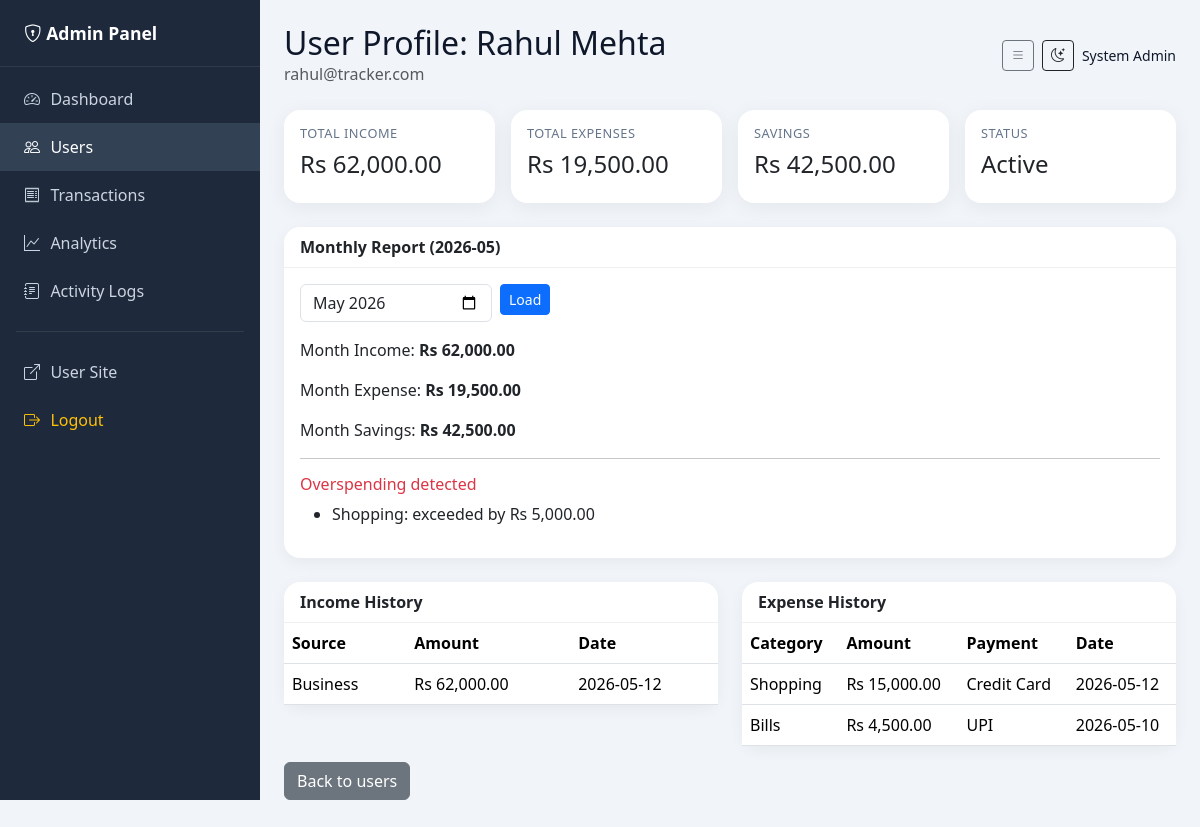
Screenshot of /admin/user_view.php?id=4 (signed in) with the database file from the repository.
### tables this page shows
CREATE TABLE budgets (
    id INT AUTO_INCREMENT PRIMARY KEY,
    user_id INT NOT NULL,
    category_id INT NOT NULL,
    month_year CHAR(7) NOT NULL,
    budget_amount DECIMAL(12,2) NOT NULL CHECK (budget_amount >= 0),
    created_at TIMESTAMP DEFAULT CURRENT_TIMESTAMP,
    CONSTRAINT fk_budget_user FOREIGN KEY (user_id) REFERENCES users(id) ON DELETE CASCADE,
    CONSTRAINT fk_budget_category FOREIGN KEY (category_id) REFERENCES categories(id),
    CONSTRAINT uq_budget_user_category_month UNIQUE (user_id, category_id, month_year)
);

CREATE TABLE categories (
    id INT AUTO_INCREMENT PRIMARY KEY,
    name VARCHAR(60) NOT NULL UNIQUE,
    INDEX idx_categories_name (name)
);

CREATE TABLE income (
    id INT AUTO_INCREMENT PRIMARY KEY,
    user_id INT NOT NULL,
    source VARCHAR(100) NOT NULL,
    amount DECIMAL(12,2) NOT NULL CHECK (amount >= 0),
    date DATE NOT NULL,
    description VARCHAR(255),
    created_at TIMESTAMP DEFAULT CURRENT_TIMESTAMP,
    CONSTRAINT fk_income_user FOREIGN KEY (user_id) REFERENCES users(id) ON DELETE CASCADE,
    INDEX idx_income_user_date (user_id, date),
    INDEX idx_income_date (date)
);

CREATE TABLE expenses (
    id INT AUTO_INCREMENT PRIMARY KEY,
    user_id INT NOT NULL,
    category_id INT NOT NULL,
    amount DECIMAL(12,2) NOT NULL CHECK (amount >= 0),
    payment_method ENUM('Cash', 'UPI', 'Debit Card', 'Credit Card', 'Net Banking') NOT NULL,
    date DATE NOT NULL,
    description VARCHAR(255),
    created_at TIMESTAMP DEFAULT CURRENT_TIMESTAMP,
    CONSTRAINT fk_expense_user FOREIGN KEY (user_id) REFERENCES users(id) ON DELETE CASCADE,
    CONSTRAINT fk_expense_category FOREIGN KEY (category_id) REFERENCES categories(id),
    INDEX idx_expense_user_date (user_id, date),
    INDEX idx_expense_category (category_id),
    INDEX idx_expense_payment (payment_method),
    INDEX idx_expense_amount (amount)
);

### includes/functions.php (called while the page is built, shortened)
<?php
function formatMoney(float $amount): string
{
    return 'Rs ' . number_format($amount, 2);
}
function e(string $value): string
{
    return htmlspecialchars($value, ENT_QUOTES, 'UTF-8');
}

### admin/user_view.php (the view, shortened to what this page needs)
<?php
require_once __DIR__ . '/../config/db.php';
$userId = (int) ($_GET['id'] ?? 0);
$stmt = $conn->prepare('SELECT * FROM user_financial_summary WHERE user_id = ?');
$stmt->bind_param('i', $userId);
$stmt->execute();
$user = $stmt->get_result()->fetch_assoc();
$month = $_GET['month'] ?? date('Y-m');
$reportStmt = $conn->prepare('CALL GetMonthlySummary(?, ?)');
$reportStmt->bind_param('is', $userId, $month);
$reportStmt->execute();
$monthReport = $reportStmt->get_result()->fetch_assoc();
$conn->next_result();
$incomeStmt = $conn->prepare('SELECT * FROM income WHERE user_id = ? ORDER BY date DESC LIMIT 20');
$incomeStmt->bind_param('i', $userId);
$incomeStmt->execute();
$incomes = $incomeStmt->get_result();
$expenseStmt = $conn->prepare('
    SELECT e.*, c.name AS category_name FROM expenses e
    INNER JOIN categories c ON c.id = e.category_id
    WHERE e.user_id = ? ORDER BY e.date DESC LIMIT 20
');
$expenseStmt->bind_param('i', $userId);
$expenseStmt->execute();
$expenses = $expenseStmt->get_result();
$overspendStmt = $conn->prepare('CALL sp_detect_overspending(?, ?)');
$overspendStmt->bind_param('is', $userId, $month);
$overspendStmt->execute();
$overspendData = $overspendStmt->get_result();
include __DIR__ . '/includes/header.php';
include __DIR__ . '/includes/topbar.php';
?>
<div class="row g-3 mb-4">
    <div class="col-md-3"><div class="card admin-stat-card"><div class="card-body"><h6>Total Income</h6><h4><?= formatMoney((float) $user['total_income']) ?></h4></div></div></div>
    <div class="col-md-3"><div class="card admin-stat-card"><div class="card-body"><h6>Total Expenses</h6><h4><?= formatMoney((float) $user['total_expenses']) ?></h4></div></div></div>
    <div class="col-md-3"><div class="card admin-stat-card"><div class="card-body"><h6>Savings</h6><h4><?= formatMoney((float) $user['total_savings']) ?></h4></div></div></div>
    <div class="col-md-3"><div class="card admin-stat-card"><div class="card-body"><h6>Status</h6><h4><?= (int) $user['is_blocked'] ? 'Blocked' : 'Active' ?></h4></div></div></div>
</div>
<div class="card admin-card mb-4">
    <div class="card-header">Monthly Report (<?= e($month) ?>)</div>
    <div class="card-body">
        <form method="get" class="row g-2 mb-3 no-print">
            <div class="col-auto"><input type="month" name="month" class="form-control" value="<?= e($month) ?>"></div>
            <div class="col-auto"><button class="btn btn-primary btn-sm">Load</button></div>
        </form>
        <?php if ($monthReport): ?>
        <p>Month Income: <strong><?= formatMoney((float) $monthReport['total_income']) ?></strong></p>
        <p>Month Expense: <strong><?= formatMoney((float) $monthReport['total_expense']) ?></strong></p>
        <p>Month Savings: <strong><?= formatMoney((float) $monthReport['total_income'] - (float) $monthReport['total_expense']) ?></strong></p>
        <?php endif; ?>
        <?php if ($overspendData->num_rows > 0): ?>
        <hr><h6 class="text-danger">Overspending detected</h6>
        <ul><?php while ($o = $overspendData->fetch_assoc()): ?>
            <li><?= e($o['category_name']) ?>: exceeded by <?= formatMoney((float) $o['exceeded_by']) ?></li>
        <?php endwhile; ?></ul>
        <?php endif; ?>
    </div>
</div>
<div class="row g-4">
    <div class="col-lg-6">
        <div class="card admin-card">
            <div class="card-header">Income History</div>
            <div class="table-responsive">
                <table class="table mb-0">
                    <thead><tr><th>Source</th><th>Amount</th><th>Date</th></tr></thead>
                    <tbody>
                    <?php while ($r = $incomes->fetch_assoc()): ?>
                        <tr><td><?= e($r['source']) ?></td><td><?= formatMoney((float) $r['amount']) ?></td><td><?= e($r['date']) ?></td></tr>
                    <?php endwhile; ?>
                    </tbody>
                </table>
            </div>
        </div>
    </div>
    <div class="col-lg-6">
        <div class="card admin-card">
            <div class="card-header">Expense History</div>
            <div class="table-responsive">
                <table class="table mb-0">
                    <thead><tr><th>Category</th><th>Amount</th><th>Payment</th><th>Date</th></tr></thead>
                    <tbody>
                    <?php while ($r = $expenses->fetch_assoc()): ?>
                        <tr>
                            <td><?= e($r['category_name']) ?></td>
                            <td><?= formatMoney((float) $r['amount']) ?></td>
                            <td><?= e($r['payment_method']) ?></td>
                            <td><?= e($r['date']) ?></td>
                        </tr>
                    <?php endwhile; ?>
                    </tbody>
                </table>
            </div>
        </div>
    </div>
</div>
<p class="mt-3"><a href="users.php" class="btn btn-secondary">Back to users</a></p>
<?php include __DIR__ . '/includes/footer.php'; ?>

### assets/css/admin.css (style rules this page uses)
:root { --admin-sidebar: #1e293b; --admin-sidebar-hover: #334155; --admin-accent: #6366f1; --admin-bg: #f1f5f9; --admin-card: #ffffff; --admin-text: #0f172a; --admin-muted: #64748b; }
body.admin-body { background: var(--admin-bg); color: var(--admin-text); min-height: 100vh; }
.admin-stat-card { background: var(--admin-card); border: none; border-radius: 1rem; box-shadow: 0 4px 20px rgba(0, 0, 0, 0.06); transition: transform 0.25s ease, box-shadow 0.25s ease; height: 100%; }
.admin-stat-card h6 { color: var(--admin-muted); font-size: 0.8rem; text-transform: uppercase; letter-spacing: 0.04em; }
.admin-card { background: var(--admin-card); border: none; border-radius: 1rem; box-shadow: 0 4px 15px rgba(0, 0, 0, 0.05); }
.admin-card .card-header { background: transparent; border-bottom: 1px solid rgba(0, 0, 0, 0.06); font-weight: 600; }

### rows the page displays
budgets: category.name "Shopping", exceeded_by "Rs 5,000.00"
income: source "Business", amount "Rs 62,000.00", date "2026-05-12"
expenses: category.name "Shopping", amount "Rs 15,000.00", payment_method "Credit Card", date "2026-05-12"
expenses: category.name "Bills", amount "Rs 4,500.00", payment_method "UPI", date "2026-05-10"

### other values shown
$pageTitle "User Profile: Rahul Mehta"
$pageSubtitle "rahul@tracker.com"
$_SESSION['admin_name'] "System Admin"
formatMoney((float) $user['total_income']) "Rs 62,000.00"
formatMoney((float) $user['total_expenses']) "Rs 19,500.00"
formatMoney((float) $user['total_savings']) "Rs 42,500.00"
formatMoney((float) $monthReport['total_income']) "Rs 62,000.00"
formatMoney((float) $monthReport['total_expense']) "Rs 19,500.00"
